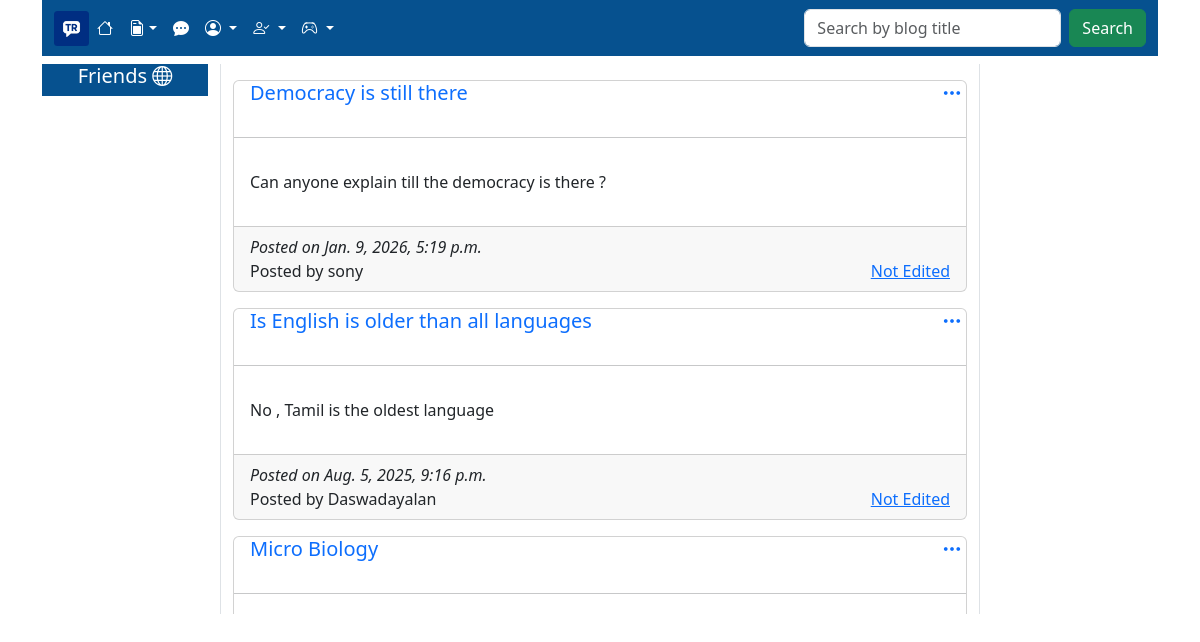
Page /api/forum (signed in) on the committed database.
### general/models.py (models this page shows, shortened)
class blog(models.Model):
    blog_title = models.CharField(max_length=100)
    blog_content = models.TextField(max_length=255)
    blog_slug = models.SlugField(max_length=100, default="", null=False)
    date_joined = models.DateTimeField(default=timezone.now)
    last_edited = models.DateTimeField(blank=True,null=True)
    user_id = models.ForeignKey("User", on_delete=models.CASCADE)

class User(AbstractBaseUser, PermissionsMixin):
    email = models.EmailField(unique=True)
    first_name = models.CharField(max_length=30)
    last_name = models.CharField(max_length=35)
    date_joined = models.DateTimeField(default=timezone.now)
    security_code = models.IntegerField(default=0)
    gender=models.CharField(max_length=50,null=True)
    verify_email = models.IntegerField(default=0)
    status = models.IntegerField(default=0)
    alive = models.IntegerField(default=0)
    is_active = models.BooleanField(default=True)
    is_staff = models.BooleanField(default=False)
    is_superuser = models.BooleanField(default=False)
    objects = MyUserManager()
    USERNAME_FIELD = 'email'
    REQUIRED_FIELDS = ['first_name', 'last_name']

### general/views.py (the view)
# urls.py: path('forum',ForumView.as_view(),name='forum'),
class ForumView(APIView):
    def get(self,request):
        sess_id = request.session.get('user_id')  # safely get user_id from session
        blog_id= request.GET.get('blog_id')
        edit = request.GET.get('edit')
        if sess_id is not None:
            try:
                if edit is not None:
                    blogs= blog.objects.get(pk=blog_id)
                    blog_title=blogs.blog_title
                    blog_content=blogs.blog_content
                    return Response({"blog_title":blog_title,"blog_content":blog_content,"Message":True})
                else:
                    user_details = User.objects.get(id=sess_id)
                    blogs=blog.objects.order_by('-date_joined')
                    return render(request, "general/dashboard.html", {"user_id": user_details,"blogs":blogs})
            except User.DoesNotExist:
                return redirect("/api/login")
        else:
            return redirect("/api/login")

### general/templates/general/dashboard.html (shortened to what this page needs)
{% extends "index.html" %}
{% load static %}
{% block page-content %}
    <div class='container'>
        {% include "general/header_footer/header.html"%}
<div class='row justify-content-center'>
  <div class='col-sm-2'>
    <div id='chat-block'>
      <div class='bg-primary mt-2' style='background:#06518f !important;'><h5 class='text-white text-center'>Friends&nbsp;<i class='bi bi-globe'></i></h5>
      </div>
    </div>
  </div>
   <div class='col-sm-8 mt-2' style='height:550px;overflow-y:scroll;border-right: 1px solid #dee2e6;border-left:1px solid #dee2e6;'>
  {% for blog in blogs  %}
      <div class='card mt-3'>
        <div class='card-title ms-3 text-primary'><h5 data-bs-toggle="dropdown">{{blog.blog_title}}<i class=' bi bi-three-dots float-end me-1' ></i></h5>
        </div>
              <hr>
            <div class='card-body'>
                <p>{{blog.blog_content}}</p>
            </div>
            <div class='card-footer'>
                <a><i>Posted on&nbsp;{{blog.date_joined}}</i></a><br>
              <a>Posted by&nbsp;{{blog.user_id.first_name}}</a>
              <a class='float-end'>{% if blog.last_edited %}Edited {{blog.last_edited}}{% else %}Not Edited{% endif %}</a>
            </div>
      </div>
       {% endfor %}
  </div>
  <div class='col-sm-2'></div>
  <div class="row mt-3">
    <div class='col-sm-4 '>
      <div id='load message '>
      </div>
    </div>
  </div>
      </div>
{% endblock page-content %}

### rows in the picture
blog: blog_title "Democracy is still there", blog_content "Can anyone explain till the democracy is there ?", date_joined "Jan. 9, 2026, 5:19 p.m.", user_id.first_name "sony", shows "Not Edited"
blog: blog_title "Is English is older than all languages", blog_content "No , Tamil is the oldest language", date_joined "Aug. 5, 2025, 9:16 p.m.", user_id.first_name "Daswadayalan", shows "Not Edited"
blog: blog_title "Micro Biology"
